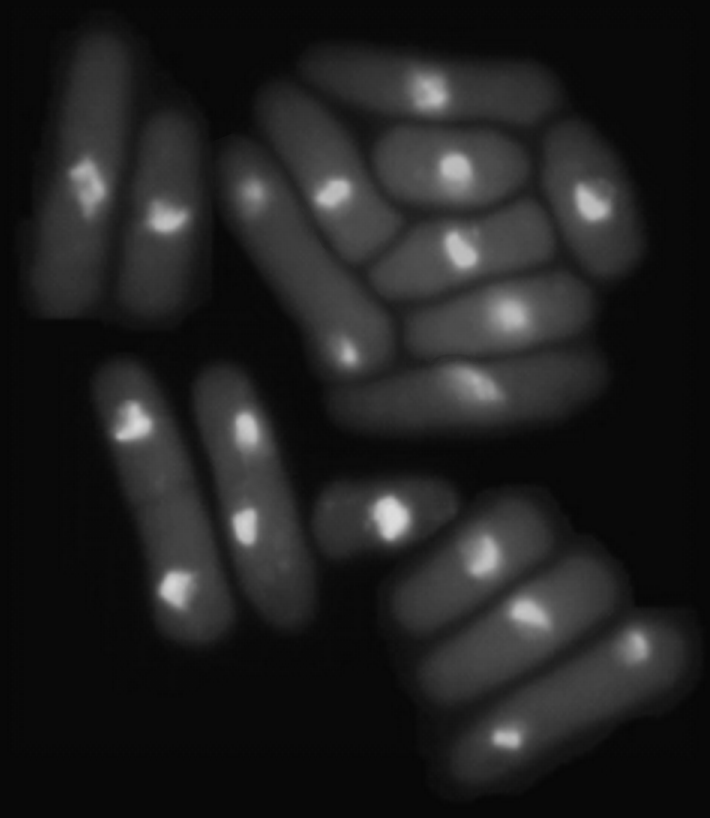
#> input picture Image_Segmentation/images/yeast_USC.tif, 710 x 818 px
$ python k_means_color.py
#> lines starting #> are read from the running program, lines starting #| are printed output that depends on the picture; pictures that were not available may be replaced by others from this repository, and a replacement may not be noted
# -*- coding: utf-8 -*-
"""
Created on Sat Mar 20 10:59:49 2021

@author: Ernesto
"""

# import libraries
import numpy as np
from skimage import io
import matplotlib.pyplot as plt
import skimage
from matplotlib import colors

# load sample image
img_yeast = io.imread('./images/yeast_USC.tif')
#> img_yeast is the input picture: shape (818, 710); min 6, max 222, mean 33.1
#img_book = io.imread('./images/book-cover.tif')
#img_flowers = io.imread('./images/flowers-red.tif')
img_chalk = io.imread('./images/chalk-RGB.tif')
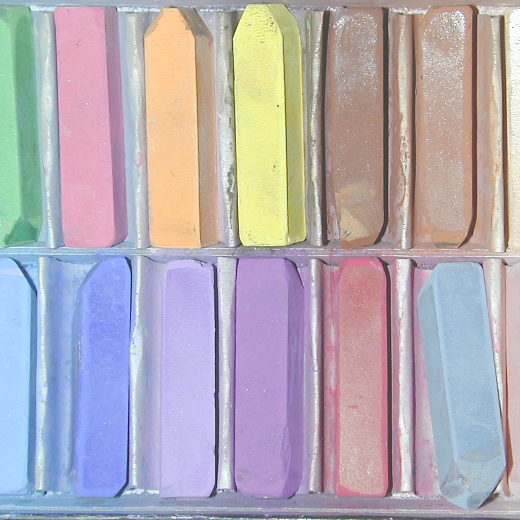
#> input picture Color Image Processing/images/chalk-RGB.tif, 1040 x 1040 px, found by its file name (shown at 1/2 size)
#> img_chalk is the input picture: shape (1040, 1040, 3); mean R, G, B 178.9, 171.2, 180.1
img_square = io.imread('./images/RGB-blue-yellow-squares.tif')
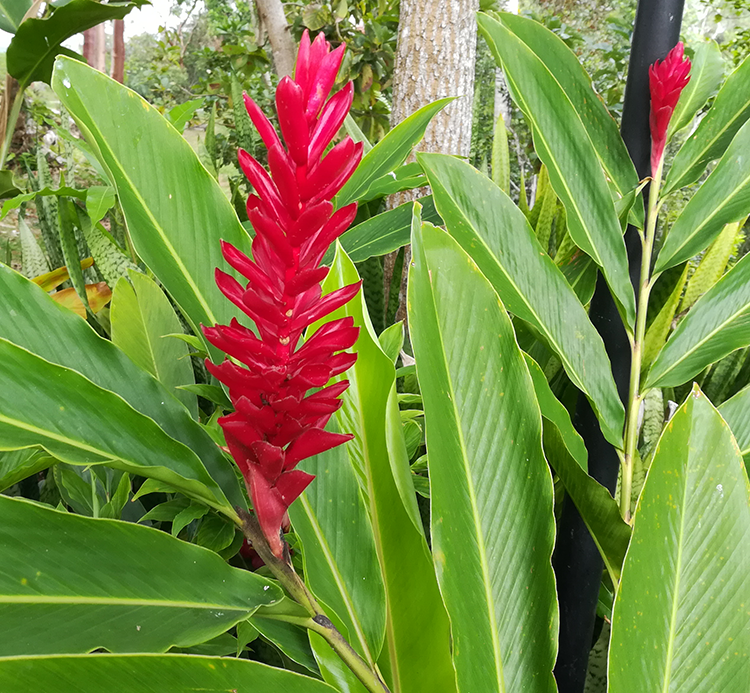
#> input picture Image_Segmentation/images/flowers-red.tif, 750 x 693 px, given in place of RGB-blue-yellow-squares.tif, which was not available
#> img_square is the input picture: shape (693, 750, 3); mean R, G, B 123.4, 139.9, 69.2
img_home = io.imread('./images/home.jpg')
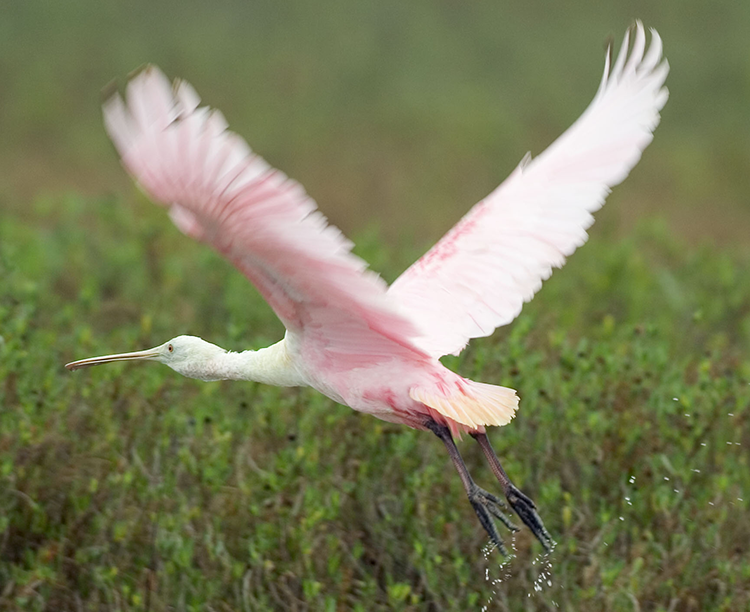
#> input picture Image_Segmentation/images/bird.tif, 750 x 612 px, given in place of home.jpg, which was not available
#> img_home is the input picture: shape (612, 750, 3); mean R, G, B 121.3, 123.4, 88.9

img = img_yeast
# [7 lines of commented-out code are left out]
k = 3


# Step 1) Initialize the algorithm. Specify an initial set of means
#means = np.random.choice(np.unique(img.ravel()), size=k)


if len(img.shape) > 2:

    unique_pix = np.unique(img.reshape(-1, img.shape[2]), axis=0)

    # [7 lines of commented-out code are left out]
    if unique_pix.shape[0] == k:
        means = unique_pix
    else:
        idx = np.random.randint(low=0, high=unique_pix.shape[0], size=k)
        means = unique_pix[idx, :]
    #means = np.random.choice(unique_pix, size=k)

else:
    means = np.random.choice(np.unique(img.ravel()), size=k) #.reshape(-1, 1)
#> means = [178, 53, 123]

#means = np.array([[0, 0, 229],
#                  [229, 229, 229],
#                  [0, 0, 0],
#                  [229, 229, 0]])


num_iter = 15
means_delta = list()
means_list = list()
means_list.append(means.copy())

for i in range(num_iter):

    # I want to vectorize the algorithm as much as possible, create mean array stacks
    means_stack = list()

    if len(img.shape) > 2:

        for mean in range(k):
            #means_stack.append(means[mean] * np.ones(img.shape))
            #means_stack.append(np.expand_dims(means[:, :, mean], axis=0) * np.ones(img.shape))
            #means_stack.append(np.expand_dims(means[mean, :, :], axis=0) * np.ones(img.shape))
            means_stack.append(np.expand_dims(means[mean, :], axis=0) * np.ones(img.shape))

        means_stack = np.dstack(means_stack)

        norms_list = list()
        norms_stack = (np.tile(img, reps=k) - means_stack) ** 2
        # [7 lines of commented-out code are left out]

        for mean in range(k):
            # generate indices
            idx = np.arange(3) + 3 * mean
            norms_list.append(np.sum(norms_stack[:, :, idx], axis=-1))

        norms_stack = np.dstack(norms_list)

        clustered = np.argmin(norms_stack, axis = -1)

        # [12 lines of commented-out code are left out]

        for cluster in range(k):
            # create masks for each mean

            #mask = np.where(clustered == cluster, 1, 0)
            mask = np.where(clustered == cluster, 1, 0)

            mask = np.tile(np.expand_dims(mask,axis=-1), reps=3)

            # update the means vector
            #print(np.sum(img[mask.astype(bool)]), np.sum(mask))
            #means[cluster] = np.sum(img[mask]) / (np.sum(mask) + 1e-10)
            #means[cluster] = np.sum(img[mask.astype(bool)]) / (np.sum(mask) + 1e-10)
            cluster_ma = np.ma.masked_array(img, mask.astype(bool))

            # compute mean vector
            cluster_means = np.ma.mean(cluster_ma, axis = (0, 1))

            #means[:, :, cluster] = cluster_means.reshape(1, -1)
            #means[cluster, :, :] = cluster_means.reshape(1, -1)
            means[cluster, :] = cluster_means.reshape(1, -1)


        means_list.append(means.copy())

        means_delta.append(np.sqrt(np.sum((means_list[i + 1] - means_list[i])**2)))

    else:
        for mean in range(k):
            means_stack.append(means[mean] * np.ones(img.shape))
            #means_stack.append(np.expand_dims(means[:, :, mean], axis=0) * np.ones(img.shape))

        means_stack = np.dstack(means_stack)

        norms_stack = (np.expand_dims(img, axis=-1) - means_stack)**2

        clustered = np.argmin(norms_stack, axis = -1)

        for cluster in range(k):
            # create masks for each mean

            mask = np.where(clustered == cluster, 1, 0)
            # [7 lines of commented-out code are left out]
            means[cluster] = np.sum(img[mask.astype(bool)]) / (np.sum(mask) + 1e-10)

            #cluster_ma = np.ma.masked_array(img, mask.astype(bool))

            # compute mean vector
            #cluster_means = np.ma.mean(cluster_ma, axis = (0, 1))

            #means[:, :, cluster] = cluster_means.reshape(1, -1)
            #means[cluster, :, :] = cluster_means.reshape(1, -1)
        # Step 2) Assign samples to clusters: Assign each sample to the cluster set
        # whose mean is the closest (ties are resolved arbitrarily, but samples are
        # assigned to only one cluster)

        # first compute distance to clusters

        # Step 3) Update the cluster centers (means)
        # Now I need to cycle through the means

        means_list.append(means.copy())

        means_delta.append(np.sqrt(np.sum((means_list[i + 1] - means_list[i])**2)))

    if i > 0:
        if ((means_delta[i - 1] - means_delta[i]) == 0):
            print("Soppted at Iter: ", i)
            break
#> this loop made 11 passes
#> pass 1, `clustered = np.argmin(norms_stack, axis = -1)`:
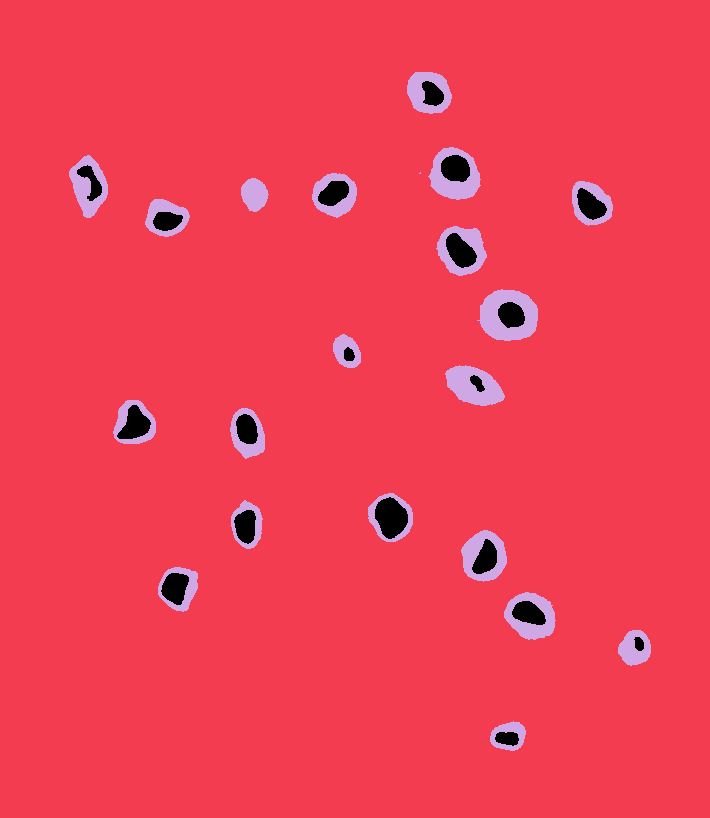
#> clustered: shape (818, 710) int64; 3 distinct labels, from 0 to 2; one colour per label, 0 black
#> after the loop:
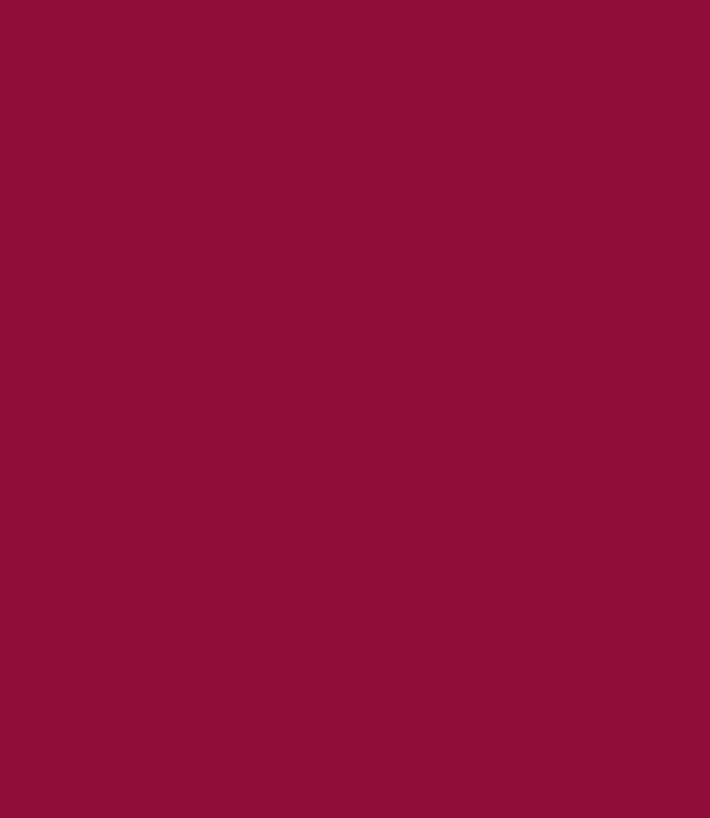
#> means_stack: shape (818, 710, 3) float64; mean of channels 0, 1, 2 144, 12, 57; drawn as R, G, B
#> after the loop:
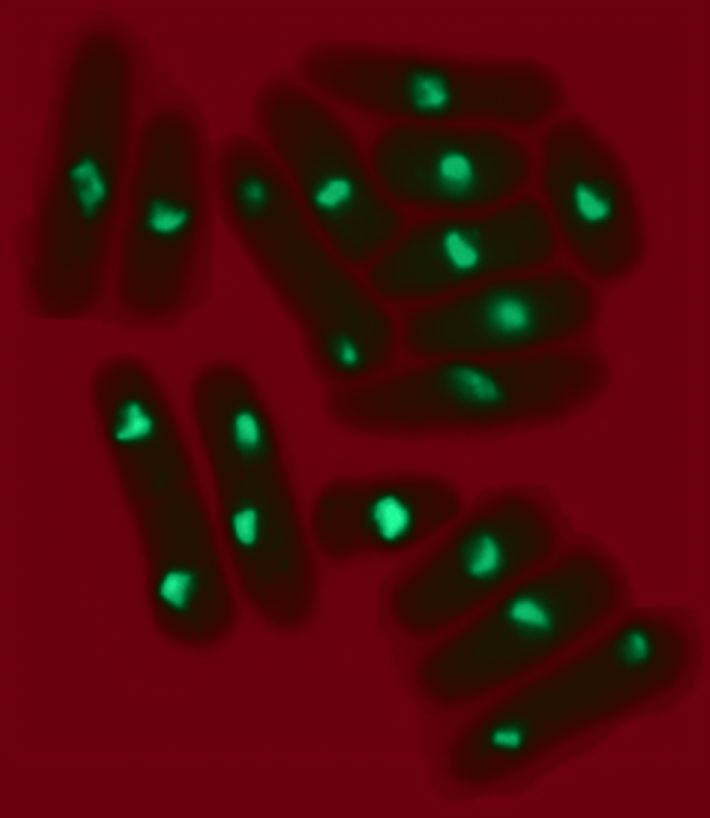
#> norms_stack: shape (818, 710, 3) float64; mean of channels 0, 1, 2 13389.4, 1536.2, 1662.1; drawn with min black and max white
#> after the loop, means = [144, 12, 57]; means_delta = [16.28, 6.08, 8.6, 12.69, 7.68, 4.47, 2.45, 2, 1, 0, 0]; means_list = [[178, 53, 123], [177, 27, 113], [173, 25, 90], [166, 20, 74], [158, 16, 65], [153, 13, 60], [149, 13, 58], [147, 12, 57], [145, 12, 57], [144, 12, 57], [144, 12, 57], [144, 12, 57]]

plt.figure()
plt.imshow(img)
plt.figure()
plt.plot(means_delta)
plt.figure()
plt.imshow(clustered)
plt.show()
#> figure, not shown here; curve peaks at x = 0, y = 16.28

# [9 lines of commented-out code are left out]
test = skimage.color.label2rgb(clustered, image=img)
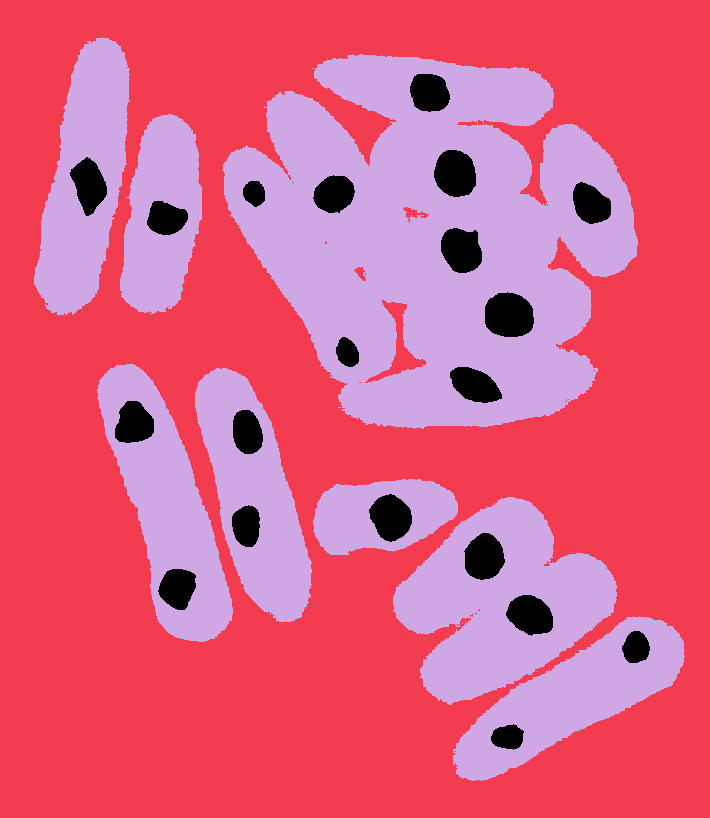
#> clustered: shape (818, 710) int64; 3 distinct labels, from 0 to 2; one colour per label, 0 black
plt.figure()
plt.imshow(test)
